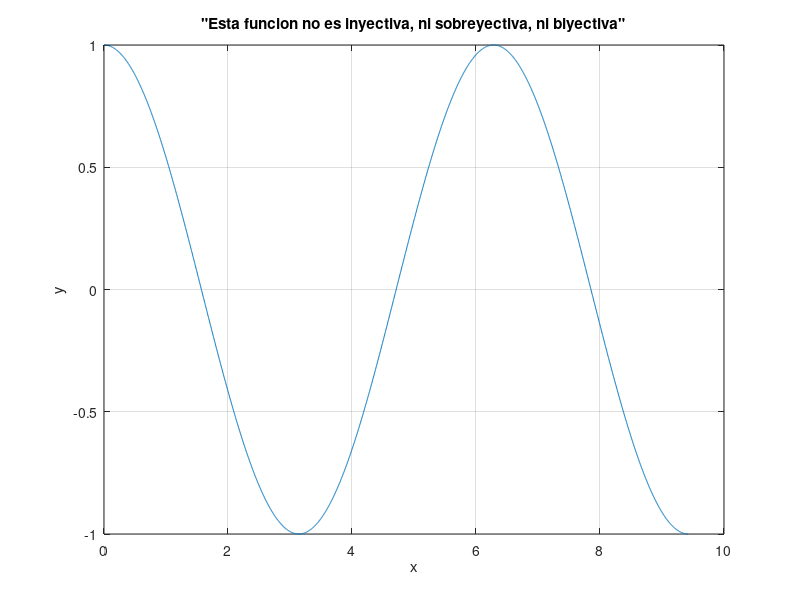

The MATLAB source for this figure:
% Octave Script
% funcion                :8
% Title                  :Funciones trascendentes: trigonometricas, logoritmicas y exponenciales
% Description            :Script para recordar Funciones trascendentes: trigonometricas, logoritmicas y exponenciales 
% Author                 :Magali Valencia Clemente
% Date                   :24/11/2021
% Version                :1
% Usage                  :C:\Users\magali
%                        :octave>Funciones trascendentes: trigonometricas, logoritmicas y exponenciales
clear
fs=280;
% Dominio
x=0:1./fs:3.*pi;
% Funcion a plotear
fx=cos(x)
plot(x, fx)
grid on;
% Realizar la grafica
title('"Esta funcion no es inyectiva, ni sobreyectiva, ni biyectiva"' );
xlabel('x');
ylabel('y');
grid on;

